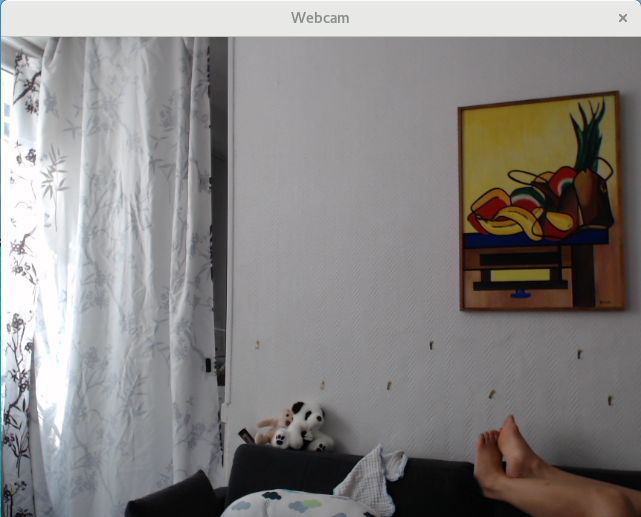
//> input picture img/Webcam.png, 641 x 517 px, given in place of the camera
$ ./cvThresh   (built with g++ and OpenCV 4)
//> lines starting //> are read from the running program, lines starting //| are printed output that depends on the picture; after the words box and inside, x2 and y2 are one past the last pixel; in counts of white or black regions, pixels touching at a corner belong together
// Have a look to: https://docs.opencv.org/3.4/d4/d7d/tutorial_harris_detector.html

#include <iostream>
#include <opencv2/core/core.hpp>
#include <opencv2/highgui/highgui.hpp>
#include <opencv2/imgproc/imgproc.hpp>

using namespace cv;
using namespace std;

/// Global variables
int threshold_value = 80;
int const max_value = 255;

int threshold_canny_value_1 = 50;
int threshold_canny_value_2 = 100;
int const max_canny_value = 100;

Mat camFrame, grayFrame, binFrame, cannyFrame;

const char* threshed_window = "Binary";
const char* canny_window    = "Canny";

/// Function headers
void Threshold_Demo( int, void* );
void Canny_Demo( int, void* );

int main() {
    VideoCapture stream1(0);   // 0 is the id of video device.0 if you have only one camera.
    if (!stream1.isOpened()) { // check if video device has been initialized
        cout << "cannot open camera";
    }

    while (true) {
        stream1.read(camFrame);
//> camFrame is the input picture: 517 rows x 641 cols, CV_8UC3; mean B, G, R 131.8, 133.2, 136.3
        imshow("Camera", camFrame);

        cvtColor( camFrame, grayFrame, COLOR_BGR2GRAY );
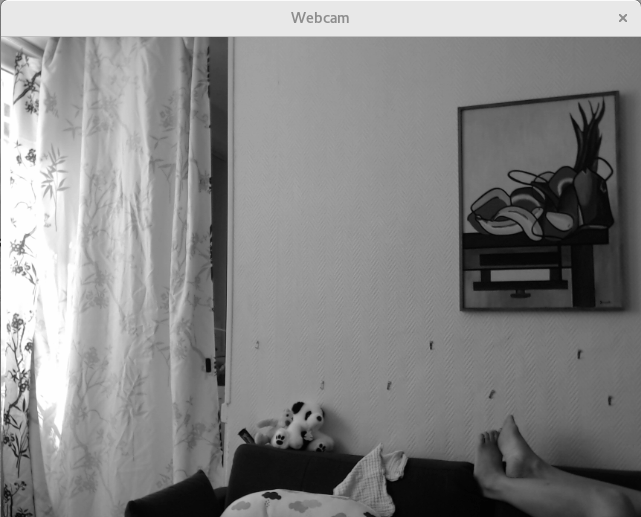
//> grayFrame: 517 rows x 641 cols, CV_8UC1; min 2, max 255, mean 134
        //imshow("Grayscale", grayFrame);

        createTrackbar( "Threshold: ", threshed_window, &threshold_value, max_value, Threshold_Demo);
        Threshold_Demo( 0, 0 );

        createTrackbar( "Threshold 1: ", canny_window, &threshold_canny_value_1, max_canny_value, Canny_Demo);
        createTrackbar( "Threshold 2: ", canny_window, &threshold_canny_value_2, max_canny_value, Canny_Demo);
        Canny_Demo( 0, 0 );

        if (waitKey(30) >= 0 )
            break;
    }

    return 0;
}

void Threshold_Demo( int, void* )
{
    threshold( grayFrame, binFrame, threshold_value, max_value, THRESH_BINARY );
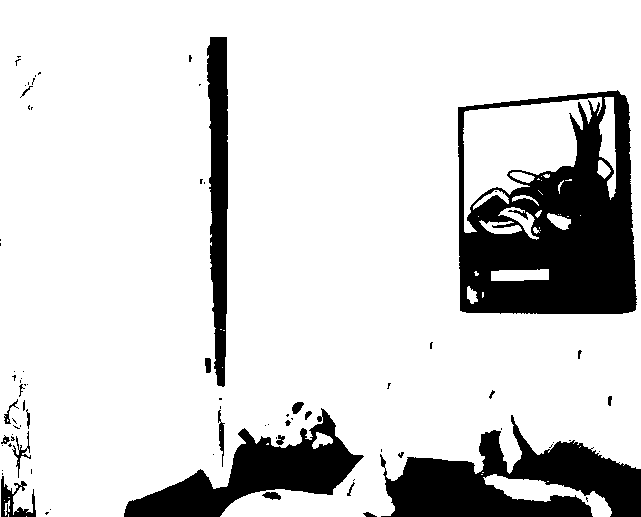
//> binFrame: 517 rows x 641 cols, CV_8UC1; 83.3% white; 78 black regions (54 under 20 px), largest, box (x1, y1, x2, y2) and area: (458, 90, 637, 314) 24696, (380, 415, 641, 517) 13679, (124, 408, 364, 517) 9464
    imshow( threshed_window, binFrame );
}

void Canny_Demo( int, void* )
{
	Canny( grayFrame, cannyFrame, threshold_canny_value_1, threshold_canny_value_2, 3, true );
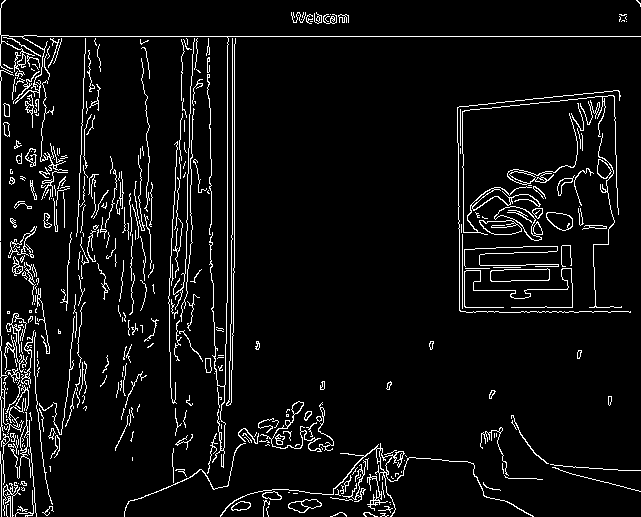
//> cannyFrame: 517 rows x 641 cols, CV_8UC1; 6% white in thin lines or dots
//> the Esc key is pressed
	imshow("Canny", cannyFrame);
}
